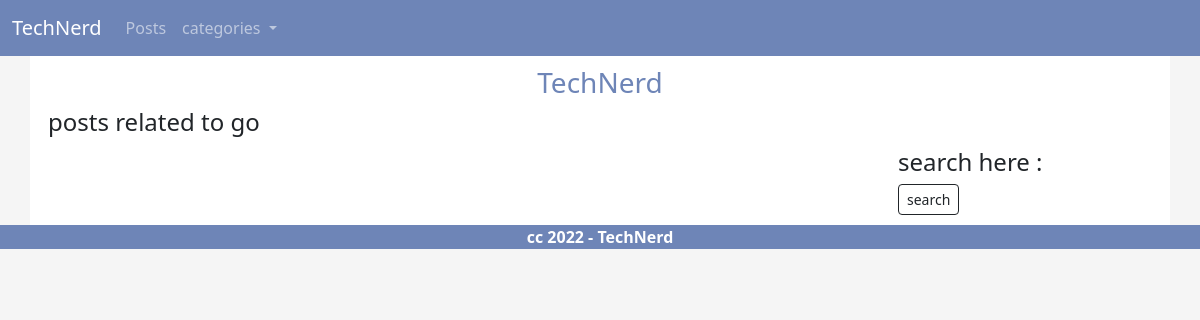
/posts/go/, run on an earlier commit of the app's database.
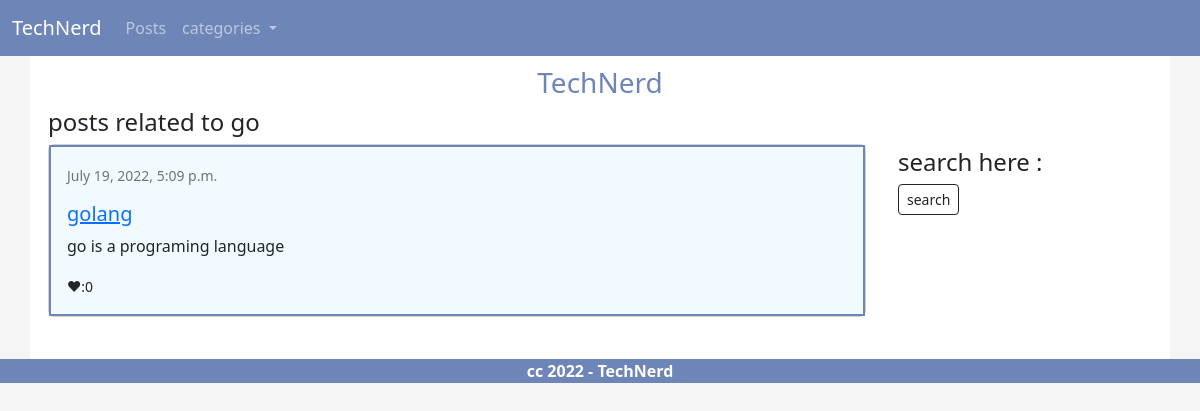
And on a later commit of the database.
### post/models.py (models this page shows, shortened)
class Post(models.Model):
    title = models.CharField(max_length=250)
    slug = models.SlugField()
    description = models.CharField(max_length=400)
    body = models.TextField()
    image = models.ImageField(default=None,blank=True)
    category = models.ForeignKey(Category,on_delete=models.DO_NOTHING,related_name='category_posts')
    tags = models.CharField(max_length=100)
    created_date = models.DateTimeField(auto_now_add=True)
    updated_date = models.DateTimeField(auto_now=True)
    def vote_count(self):
        return self.votes.count()
    class Meta():
        ordering = ['-created_date']

### post/views.py (the view)
# urls.py: path('posts/<str:tag>/',views.PostsByKeywordView.as_view(),name='by_keyword'),
class PostsByKeywordView(View):
    template_name = 'post/posts.html'
    def get(self, request, tag):
        posts = Post.objects.filter(tags__contains=tag)
        title = f'posts related to {tag}'
        return render(request, self.template_name, {'posts': posts, 'title': title})

### post/appcontext_processor.py (called while the page is built)
def categories(request):
    return {
        'categories' : Category.objects.all()
    }

### post/templates/post/posts.html (shortened to what this page needs)
{% extends 'bace.html' %}
{% block content %}
    <div class="m-2">
        <h4>{{title}}</h4>
        {% for post in posts %}
        {% include 'includes/post_card.html' with value=post %}
        {% endfor %}
    </div>
{% endblock %}
{% block side %}
    {% include 'includes/search.html' with form=search_form %}
{% endblock %}

### templates/includes/post_card.html (shortened to what this page needs)
<div class="card">
    <div class="card-body">
        <small class="text-muted">{{value.created_date}}</small>
        <a href="{% url 'post:detail' post.slug %}"><h5 class="card-title">{{value.title}}</h5></a>
        <p class="card-text">
            {{value.description}}
        </p>
        <small>❤:{{value.vote_count}}</small>
    </div>
</div><br>

What changed in the data, as far as the page shows it:
added Post: created_date "July 19, 2022, 5:09 p.m.", title "golang", description "go is a programing language", vote_count "0"
